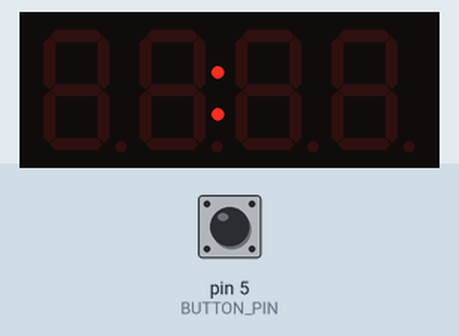
Simulated run of this sketch. Board: Arduino Uno, built with avr-gcc and run on an emulated ATmega328P. Shown: 4-digit seven-segment display. The test bench sets the inputs (shaded band); at power-on: pin 5 (BUTTON_PIN) LOW. What the sketch prints to the serial monitor is not drawn.

Above: at 0.15 s.

The sketch:

nRF52840_eieruhr.ino
```cpp
#include <TM1637.h>


/*
   TM1637.cpp
   A library for the 4 digit display

   Copyright (c) 2012 seeed technology inc.
   Website    : www.seeed.cc
   Author     : Frankie.Chu
   Create Time: 9 April,2012
   Change Log :

   The MIT License (MIT)

   Permission is hereby granted, free of charge, to any person obtaining a copy
   of this software and associated documentation files (the "Software"), to deal
   in the Software without restriction, including without limitation the rights
   to use, copy, modify, merge, publish, distribute, sublicense, and/or sell
   copies of the Software, and to permit persons to whom the Software is
   furnished to do so, subject to the following conditions:

   The above copyright notice and this permission notice shall be included in
   all copies or substantial portions of the Software.

   THE SOFTWARE IS PROVIDED "AS IS", WITHOUT WARRANTY OF ANY KIND, EXPRESS OR
   IMPLIED, INCLUDING BUT NOT LIMITED TO THE WARRANTIES OF MERCHANTABILITY,
   FITNESS FOR A PARTICULAR PURPOSE AND NONINFRINGEMENT. IN NO EVENT SHALL THE
   AUTHORS OR COPYRIGHT HOLDERS BE LIABLE FOR ANY CLAIM, DAMAGES OR OTHER
   LIABILITY, WHETHER IN AN ACTION OF CONTRACT, TORT OR OTHERWISE, ARISING FROM,
   OUT OF OR IN CONNECTION WITH THE SOFTWARE OR THE USE OR OTHER DEALINGS IN
   THE SOFTWARE.
*/
#include "TM1637.h"
#define CLK 9 // D4
#define DIO 10

#define BUTTON_PIN 5
#define RAS_PIN A0


static unsigned char display_state[] = {0, 0, 0, 0};
static unsigned long start_time, end_time;
static unsigned int button;
static enum State {INIT = 0, CONFIGURE_MINUTES = 1, CONFIGURE_SECONDS = 2, RUNNING = 3, STOPPED = 4, COMPLETED = 5, RESET = 6} state;
static unsigned int btn_state;
TM1637 tm1637(CLK, DIO);

// Variables will change:
int buttonState = 0;         // current state of the button
int lastButtonState = 0;     // previous state of the button

void setup()
{
  btn_state = 0;
  end_time = 1000;
  start_time = 0;
  pinMode(BUTTON_PIN, INPUT);
//  time = millis();
  tm1637.init();
  tm1637.point(true);
  tm1637.set(BRIGHTEST);//BRIGHT_TYPICAL = 2,BRIGHT_DARKEST = 0,BRIGHTEST = 7;
  Serial.begin(115200);
}
void loop()
{
  unsigned long t = btn_pressed();
  switch (state) {
    case INIT:
      {
        blink(250);
        if(t < 500){
          state = CONFIGURE_MINUTES;
        }
//        blink(250);
//        if(btn_pressed()) {
//          state = CONFIGURE_MINUTES;
//        }

        break;
      }
    case CONFIGURE_MINUTES:
    {
      blink(50);
      break;
    }
  }
  delay(1);
}

unsigned long btn_pressed() {
  int btn = digitalRead(BUTTON_PIN);
  if (btn_state == 0 && btn) {
    btn_state = 1; start_time = millis();
  } else if (btn_state == 1 && !btn) {
    btn_state = 0; end_time = millis();
  }
  Serial.println(end_time - start_time);
  return end_time - start_time;
}

//  int button = digitalRead(BUTTON_PIN);
//  blink(250);
//  if(state == INIT && button) {
//    while(digitalRead(BUTTON_PIN)) {}
//    state = CONFIGURE_MINUTES;
//  } else if (state == CONFIGURE_MINUTES && !button) {
//    while(!digitalRead(BUTTON_PIN)) {
//      int value = map(analogRead(RAS_PIN), 0, 930, 0, 10);
//      set_minutes(value);
//      blink_minutes(50);
//    }
//    state = CONFIGURE_MINUTES_TO_SECONDS;
//  } else if (state == CONFIGURE_MINUTES && button) {
//    state = CONFIGURE_MINUTES_TO_SECONDS;
//  }

//  switch (state) {
//    case (INIT && prev_state):
//      if (button) {
//        await_btn_low();
//        state = CONFIGURE_MINUTES;
//      }
//      break;
//    case CONFIGURE_MINUTES:
//    {
//      blink(100);
//      if (button) {
//        time = millis();
//      } else {
//        int value = map(analogRead(RAS), 0, 935, 0, 10);
//        set_minutes(value);
//      }
//    }
//    break;
//    case CONFIGURE_SECONDS:
//    {
//      blink(100);
//      if (button) {
//        long delta = await_btn_low();
//        if (delta <= 300) {
//          state = CONFIGURE_MINUTES;
//        } else {
//          state = RUNNING;
//        }
//      } else {
//        int value = map(analogRead(RAS), 0, 935, 0, 59);
//        set_seconds(value);
//      }
//    }
//    break;
//    case RUNNING:
//    {
//      int seconds_till_end = remaining_seconds();
//      if (button) {
//        await_btn_low();
//      }
//      while (seconds_till_end > 0) {
//        if(digitalRead(BUTTON)) {
//          await_btn_low();
//          state = STOPPED;
//          break;
//        }
//        seconds_till_end -= 1;
//        update_display(seconds_till_end);
//        delay(1000);
//      }
//      state = COMPLETED;
//    }
//    break;
//    case STOPPED:
//    {
//      blink(100);
//      if (button) {
//        long delta = await_btn_low();
//        if (delta <= 150) {
//          state = RUNNING;
//        } else {
//          state = INIT;
//        }
//      }
//    }
//    break;
//    case COMPLETED:
//    {
//      Serial.println("COMPLETED");
//    }
//    break;
//  }

//long await_btn_low() {
//  while (digitalRead(BUTTON_PIN)) { };
//  unsigned long endtime = millis();
//  return endtime - time;
//}

int remaining_seconds() {
  return (display_state[0] * 10 + display_state[1]) * 60 + display_state[2] * 10 + display_state[3];
}


void set_minutes(int value) {
  display_state[0] = value / 10;
  display_state[1] = value % 10;
}

void set_seconds(int value) {
  display_state[2] = value / 10;
  display_state[3] = value % 10;
}

void update_display(int remaining_seconds) {
  set_minutes(remaining_seconds / 60);
  set_seconds(remaining_seconds % 60);
  tm1637.display(0, display_state[0]);
  tm1637.display(1, display_state[1]);
  tm1637.display(2, display_state[2]);
  tm1637.display(3, display_state[3]);
}

void blink(int ms)
{
  tm1637.clearDisplay();
  delay(ms);
  tm1637.display(0, display_state[0]);
  tm1637.display(1, display_state[1]);
  tm1637.display(2, display_state[2]);
  tm1637.display(3, display_state[3]);
  delay(ms);
}

void blink_minutes(int ms) {
   tm1637.clearDigit(0);
   tm1637.clearDigit(1);
   delay(ms);
   tm1637.display(0, display_state[0]);
   tm1637.display(1, display_state[1]);
   tm1637.display(2, display_state[2]);
   tm1637.display(3, display_state[3]);
   delay(ms);
}

void blink_seconds(int ms) {
   tm1637.clearDigit(2);
   tm1637.clearDigit(3);
   delay(ms);
   tm1637.display(0, display_state[0]);
   tm1637.display(1, display_state[1]);
   tm1637.display(2, display_state[2]);
   tm1637.display(3, display_state[3]);
   delay(ms);
}
```
